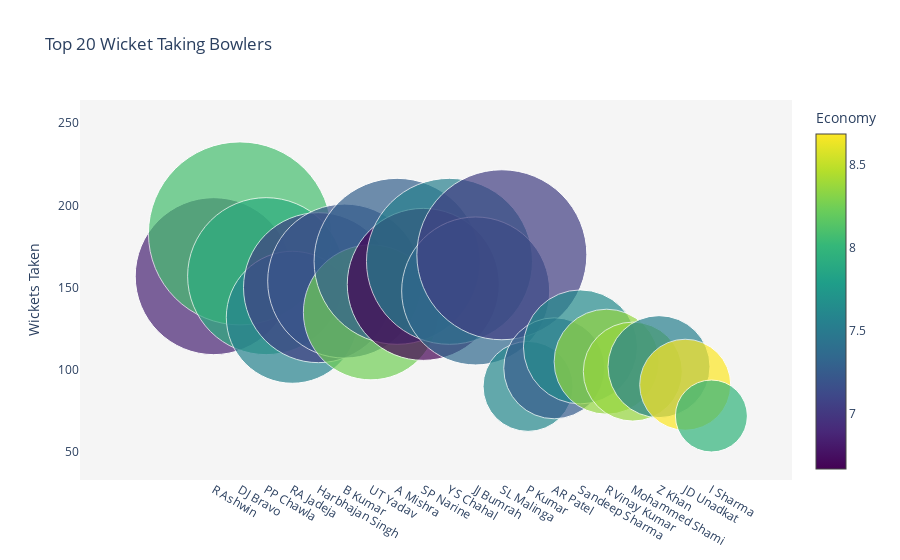

Notebook code for this chart:
### Code cell
#Generate a scatter plot using the Plotly library in Python
#The scatter plot displays the top 20 wicket taking bowlers in cricket
trace = go.Scatter(y = bowlers_top['wickets'],x = bowlers_top['bowler'],mode='markers',
                   marker=dict(size= bowlers_top['wickets'].values,
                               color = bowlers_top['economy'].values,
                               colorscale='Viridis',
                               showscale=True,
                               colorbar = dict(title = 'Economy')),
                   text = bowlers['overs'].values)

data = [(trace)]

layout= go.Layout(autosize= True,
                  title= 'Top 20 Wicket Taking Bowlers',
                  hovermode= 'closest',
                  xaxis=dict(showgrid=False,zeroline=False,
                             showline=False),
                  yaxis=dict(title= 'Wickets Taken',ticklen= 5,
                             gridwidth= 2,showgrid=False,
                             zeroline=False,showline=False),
                  showlegend= False,plot_bgcolor='rgb(245,245,245)')

fig = go.Figure(data=data, layout=layout)
iplot(fig)

### Figure 1 — Plotly figure (JSON) as saved in the notebook; plotly's stock layout.template omitted (floating-point values rounded to 4 significant figures; data arrays with more than 128 entries replaced by an {"elided": "..."} marker saying what was removed)
{"data": [{"marker": {"color": [6.86, 8.08, 7.927, 7.576, 7.046, 7.206, 8.247, 7.286, 6.667, 7.549, 7.351, 7.042, 7.613, 7.252, 7.634, 8.354, 8.368, 7.546, 8.687, 7.986], "colorbar": {"title": {"text": "Economy"}}, "colorscale": [[0, "#440154"], [0.1111, "#482878"], [0.2222, "#3e4989"], [0.3333, "#31688e"], [0.4444, "#26828e"], [0.5556, "#1f9e89"], [0.6667, "#35b779"], [0.7778, "#6ece58"], [0.8889, "#b5de2b"], [1, "#fde725"]], "showscale": true, "size": [157, 183, 157, 132, 150, 154, 135, 166, 152, 166, 148, 170, 90, 101, 114, 105, 99, 102, 91, 72]}, "mode": "markers", "text": {"elided": "404 int values"}, "type": "scatter", "x": ["R Ashwin", "DJ Bravo", "PP Chawla", "RA Jadeja", "Harbhajan Singh", "B Kumar", "UT Yadav", "A Mishra", "SP Narine", "YS Chahal", "JJ Bumrah", "SL Malinga", "P Kumar", "AR Patel", "Sandeep Sharma", "R Vinay Kumar", "Mohammed Shami", "Z Khan", "JD Unadkat", "I Sharma"], "y": [157, 183, 157, 132, 150, 154, 135, 166, 152, 166, 148, 170, 90, 101, 114, 105, 99, 102, 91, 72]}], "layout": {"autosize": true, "hovermode": "closest", "plot_bgcolor": "rgb(245,245,245)", "showlegend": false, "title": {"text": "Top 20 Wicket Taking Bowlers"}, "xaxis": {"showgrid": false, "showline": false, "zeroline": false}, "yaxis": {"gridwidth": 2, "showgrid": false, "showline": false, "ticklen": 5, "title": {"text": "Wickets Taken"}, "zeroline": false}}}
